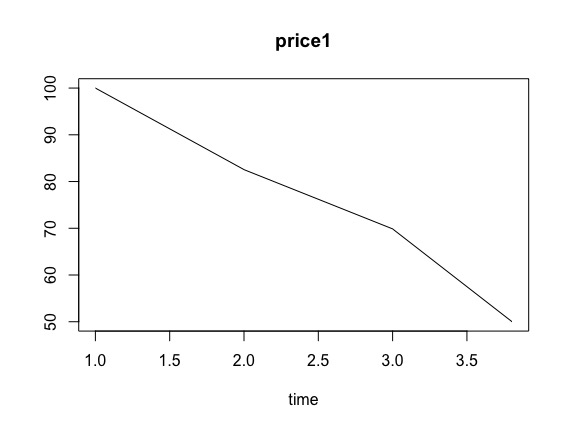

Generate this figure with R:
library(deSolve)

priceInit = c(price1 = 100)
times = seq(1, 10, by = 1)

de = function(t, priceInit, pars){
  with(as.list(c(pars, priceInit)),{
    
    denominator = 1/(maxDiscount - minDiscount)
    expdistr = 1 - exp(-arrivalTime*t)
    undist = (currentPrice - price1 - minDiscount)
    rightPart = undist*denominator*expdistr - price1*denominator*expdistr
    
    leftPart = fixedCosts - price1*undist*denominator*arrivalTime*exp(-arrivalTime*t)
      
    dp = leftPart/rightPart
    
    return(list(dp))
  })
}

pars = c(currentPrice = 100.0, 
         minDiscount = 0.0,
         maxDiscount = 50.0,
         arrivalTime = 0.4,
         fixedCosts = 5)
out = ode(y = priceInit, times = times, func = de, parms = pars)
plot(out, times)
